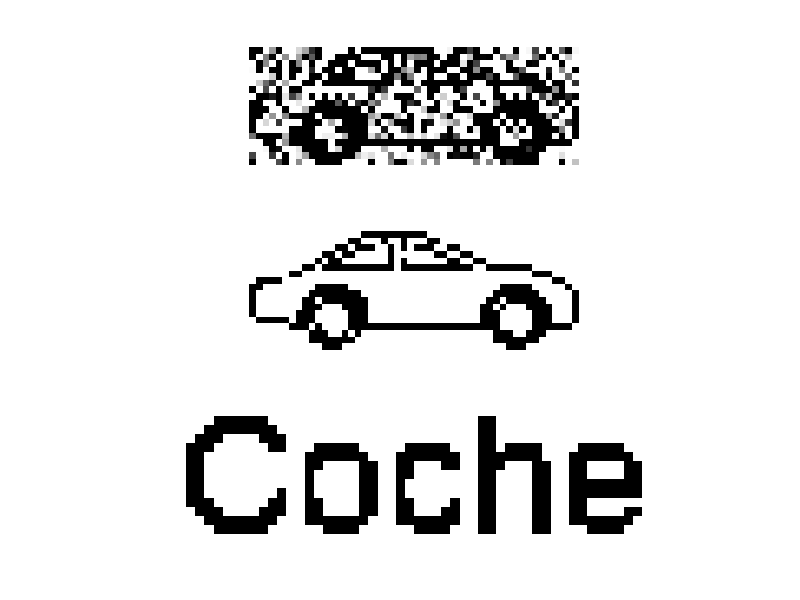

Write MATLAB code to recreate this figure.
% Cargar las matrices de patrones y textos
barco = load('barco.mat');
coche = load('coche.mat');
textoBarco = load('textoBarco.mat');
textoCoche = load('textoCoche.mat');

% Reshape y almacenamiento de los patrones y textos en las matrices x e y
x(1,:) = reshape(barco.barco, 1, size(barco.barco,1)*size(barco.barco,2));
x(2,:) = reshape(coche.coche, 1, size(coche.coche,1)*size(coche.coche,2));
y(1,:) = reshape(textoBarco.textoBarco, 1, size(textoBarco.textoBarco,1)*size(textoBarco.textoBarco,2));
y(2,:) = reshape(textoCoche.textoCoche, 1, size(textoCoche.textoCoche,1)*size(textoCoche.textoCoche,2));

% Añadir ruido gaussiano al patrón del coche y convertir a valores bipolar
matrizBipolarGaussiano = imnoise(x(2,:), 'gaussian', 0, 0.5) * 2 - 1;

% Inicialización de la matriz de pesos utilizando la regla de Hebbian
w = x' * y;

% Número máximo de épocas para el entrenamiento
epocMax = 21;

% Inicialización de matrices para almacenar los estados de la red en cada época
s = zeros(size(x, 2), epocMax);
s2 = zeros(size(y, 2), epocMax);

% Estado inicial de la red en la dirección X->Y
sinit = matrizBipolarGaussiano; % También se puede usar x(2,:) como estado inicial
s2init = sign(sinit * w);
s(:,1) = sinit;
s2(:,1) = s2init;

% Bucle de entrenamiento a través de las épocas
for epoc = 2:1:epocMax
    % Actualización del estado de la red en ambas direcciones
    s(:, epoc) = sign(w * s2(:, epoc-1));
    s2(:, epoc) = sign(s(:, epoc)' * w);
    
    % Comprobación de convergencia
    if sum(s(:, epoc) == s(:, epoc-1)) == size(x,2)
        % Si la red ha convergido, mostrar la entrada y el patrón reconocido y terminar el bucle
        subplot(3,1,1)
        imshow(reshape(s(:,1),size(barco.barco,1),size(barco.barco,2)))
        subplot(3,1,2)
        imshow(reshape(s(:,epoc),size(barco.barco,1),size(barco.barco,2)))
        subplot(3,1,3)
        imshow(reshape(s2(:,epoc),size(textoBarco.textoBarco,1),size(textoBarco.textoBarco,2)))
        return
    end
end
